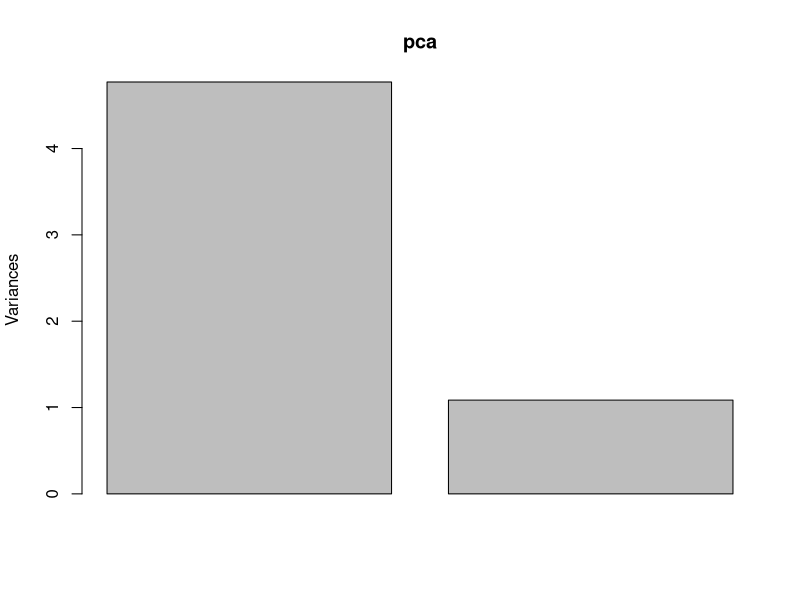
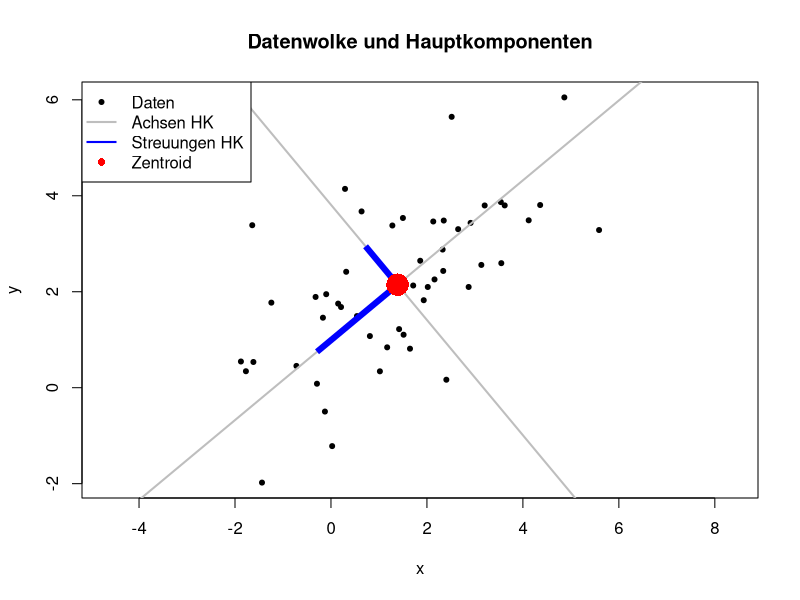
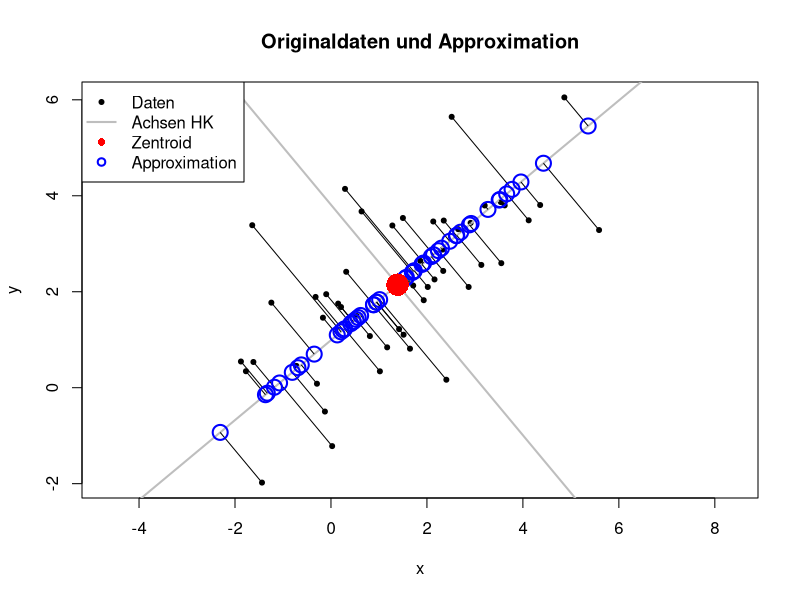

Reproduce these figures in R, in order.
## ---- chunk 1
wants <- c("mvtnorm", "psych", "robustbase", "pcaPP")
has   <- wants %in% rownames(installed.packages())
if(any(!has)) install.packages(wants[!has])
## ---- chunk 2
set.seed(1.234)
library(mvtnorm)
Sigma <- matrix(c(4, 2, 2, 3), ncol=2)
mu    <- c(1, 2)
N     <- 50
X     <- rmvnorm(N, mean=mu, sigma=Sigma)
## ---- chunk 3
(pca <- prcomp(X))
## ---- chunk 4
summary(pca)
pca$sdev^2 / sum(diag(cov(X)))
## ---- chunk 5
plot(pca)
## ---- chunk 6
(pcaPrin <- princomp(X))
(G <- pcaPrin$loadings)
pc <- pcaPrin$scores
head(pc)
## ---- chunk 7
Gscl <- G %*% diag(pca$sdev)
ctr  <- colMeans(X)
xMat <- rbind(ctr[1] - Gscl[1, ], ctr[1])
yMat <- rbind(ctr[2] - Gscl[2, ], ctr[2])
ab1  <- solve(cbind(1, xMat[ , 1]), yMat[ , 1])
ab2  <- solve(cbind(1, xMat[ , 2]), yMat[ , 2])
## ---- chunk 8
par(lend=1)
plot(X, xlab="x", ylab="y", pch=20, asp=1, main="Datenwolke und Hauptkomponenten")
abline(coef=ab1, lwd=2, col="gray")
abline(coef=ab2, lwd=2, col="gray")
matlines(xMat, yMat, lty=1, lwd=6, col="blue")
points(ctr[1], ctr[2], pch=16, col="red", cex=3)
legend(x="topleft", legend=c("Daten", "Achsen HK", "Streuungen HK", "Zentroid"),
       pch=c(20, NA, NA, 16), lty=c(NA, 1, 1, NA), lwd=c(NA, 2, 2, NA),
       col=c("black", "gray", "blue", "red"))
## ---- chunk 9
Hs   <- scale(pc)
BHs  <- t(Gscl %*% t(Hs))
repr <- sweep(BHs, 2, ctr, "+")
all.equal(X, repr)
sum((X-repr)^2)
## ---- chunk 10
BHs1  <- t(Gscl[ , 1] %*% t(Hs[ , 1]))
repr1 <- sweep(BHs1, 2, ctr, "+")
sum((X-repr1)^2)
qr(scale(repr1, center=TRUE, scale=FALSE))$rank
## ---- chunk 11
plot(X, xlab="x", ylab="y", pch=20, asp=1, main="Originaldaten und Approximation")
abline(coef=ab1, lwd=2, col="gray")
abline(coef=ab2, lwd=2, col="gray")
segments(X[ , 1], X[ , 2], repr1[ , 1], repr1[ , 2])
points(repr1, pch=1, lwd=2, col="blue", cex=2)
points(ctr[1], ctr[2], pch=16, col="red", cex=3)
legend(x="topleft", legend=c("Daten", "Achsen HK", "Zentroid", "Approximation"),
       pch=c(20, NA, 16, 1), lty=c(NA, 1, NA, NA), lwd=c(NA, 2, NA, 2),
       col=c("black", "gray", "red", "blue"))
## ---- chunk 12
Gscl %*% t(Gscl)
cov(X)
Gscl[ , 1] %*% t(Gscl[ , 1])
## ---- chunk 13
library(robustbase)
princomp(X, cov=covMcd(X))
## ---- chunk 14
library(pcaPP)
PCAproj(X, k=ncol(X), method="qn")
## ---- chunk 15
try(detach(package:pcaPP))
try(detach(package:mvtnorm))
try(detach(package:psych))
try(detach(package:robustbase))
